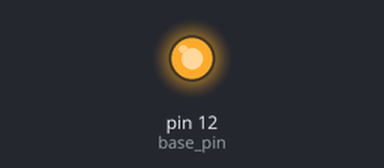
A sketch run on a simulated Arduino Uno, built with avr-gcc and run on an emulated ATmega328P. Parts: output pins drawn as LEDs (lit = HIGH).

Above: at 0.5 s.
At 3.5 s:
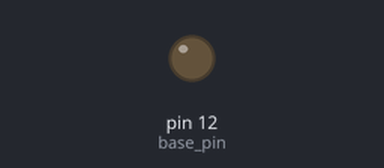
Timing chart, 0 to 7.8 s (numbered marks = the images above):
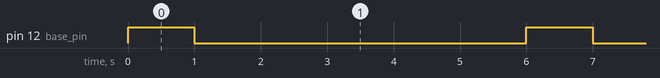

Measured:
- by itself, pin 12 (base_pin): alternates HIGH for 1.0 s and LOW for 5.0 s

The sketch:

digitalswitch_transistor_motor.ino
```cpp
#define base_pin 12
 void setup()
  {
     pinMode(base_pin, OUTPUT);          // output for the transistor base pin
 }
void loop()
 {
             digitalWrite(base_pin, HIGH);       // provide current to base pin of transistor
             delay(1000);                                    // wait for 5 seconds

             digitalWrite(base_pin, LOW);       // stop the current flow to the transistor base pin
             delay(5000);                                   // wait for 5 seconds
       }
```
